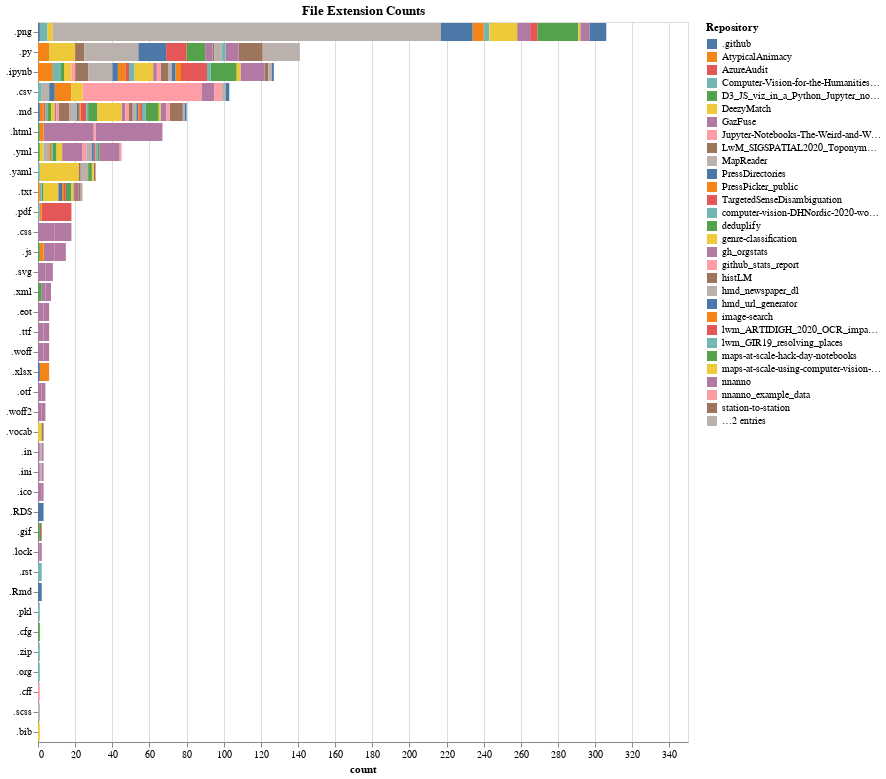

The notebook cell saved with this chart:
### Markdown cell above
### File extensions counts by repository

### Code cell
df = pd.DataFrame.from_dict(lwm_stats.get_org_file_ext_frequency("public"))
df = df.drop(labels=['.jpg','.json'])
df.reset_index(inplace=True)
data = pd.melt(frame=df, id_vars=["index"], value_name="count")
chart = (
    alt.Chart(data)
    .mark_bar()
    .encode(
        y=alt.Y(
            "index:N",
            title=None,
            sort=alt.EncodingSortField(field="count", order="descending", op="sum"),
        ),
        x=alt.X("count:Q"),
        color=alt.Color("variable:N", title="Repository"),
        tooltip=[alt.Tooltip("variable:N", title="Repository"), "count:Q"],
    )
    .properties(width=WIDTH, title='File Extension Counts')
)
chart

### Figure 1 — Vega-Lite specification as saved in the notebook (floating-point values rounded to 4 significant figures; data arrays with more than 128 entries replaced by an {"elided": "..."} marker saying what was removed)
{"config": {"view": {"continuousWidth": 400, "continuousHeight": 300}}, "data": {"name": "data-a25af599f53af1892a4000e86f2c1ba7"}, "mark": "bar", "encoding": {"color": {"type": "nominal", "field": "variable", "title": "Repository"}, "tooltip": [{"type": "nominal", "field": "variable", "title": "Repository"}, {"type": "quantitative", "field": "count"}], "x": {"type": "quantitative", "field": "count"}, "y": {"type": "nominal", "field": "index", "sort": {"field": "count", "op": "sum", "order": "descending"}, "title": null}}, "title": "File Extension Counts", "width": 650, "$schema": "https://vega.github.io/schema/vega-lite/v4.8.1.json", "datasets": {"data-a25af599f53af1892a4000e86f2c1ba7": {"elided": "1116 records"}}}
